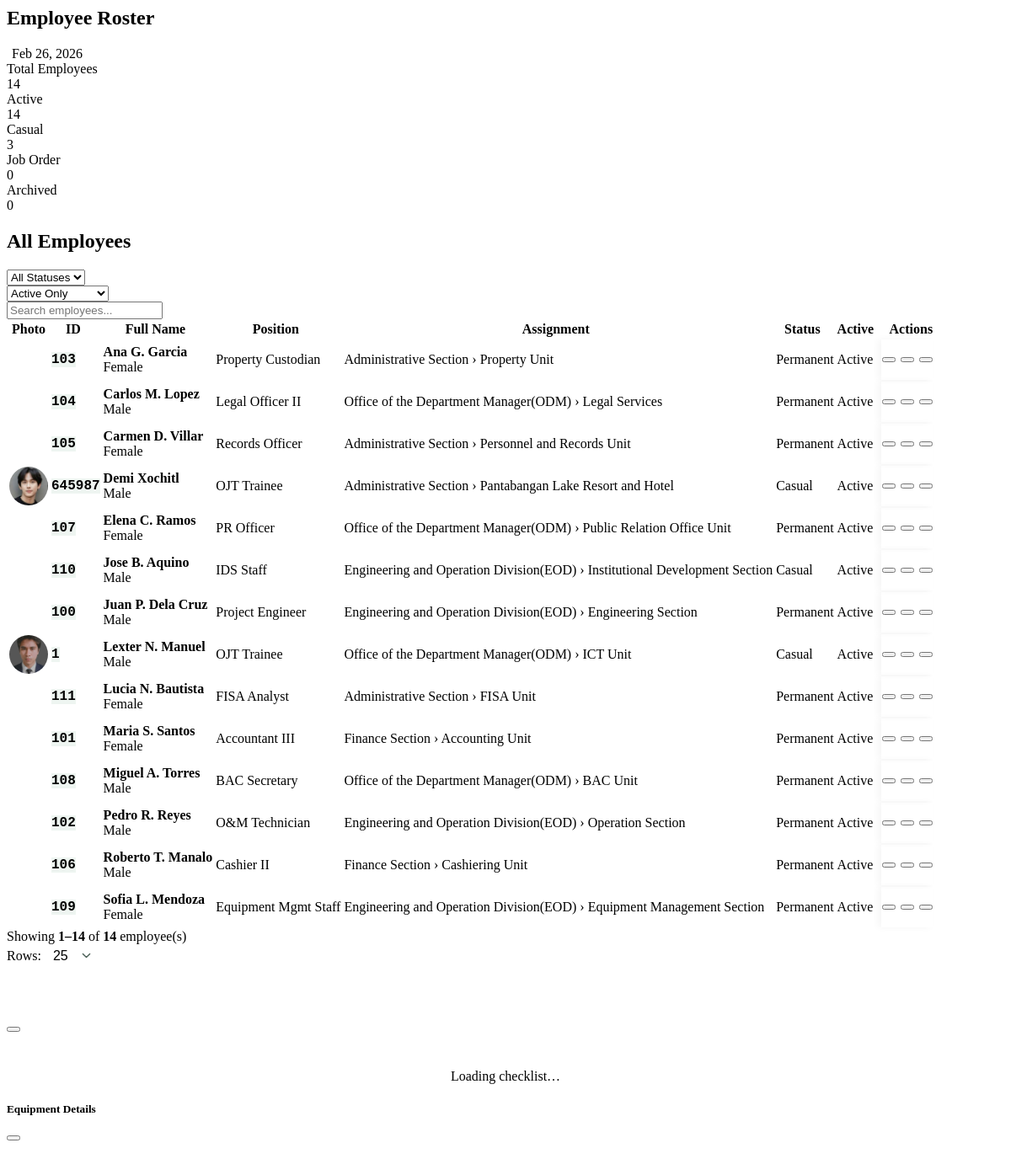
The page /modules/dashboard/roster.php (upper part) on the database as committed earlier.
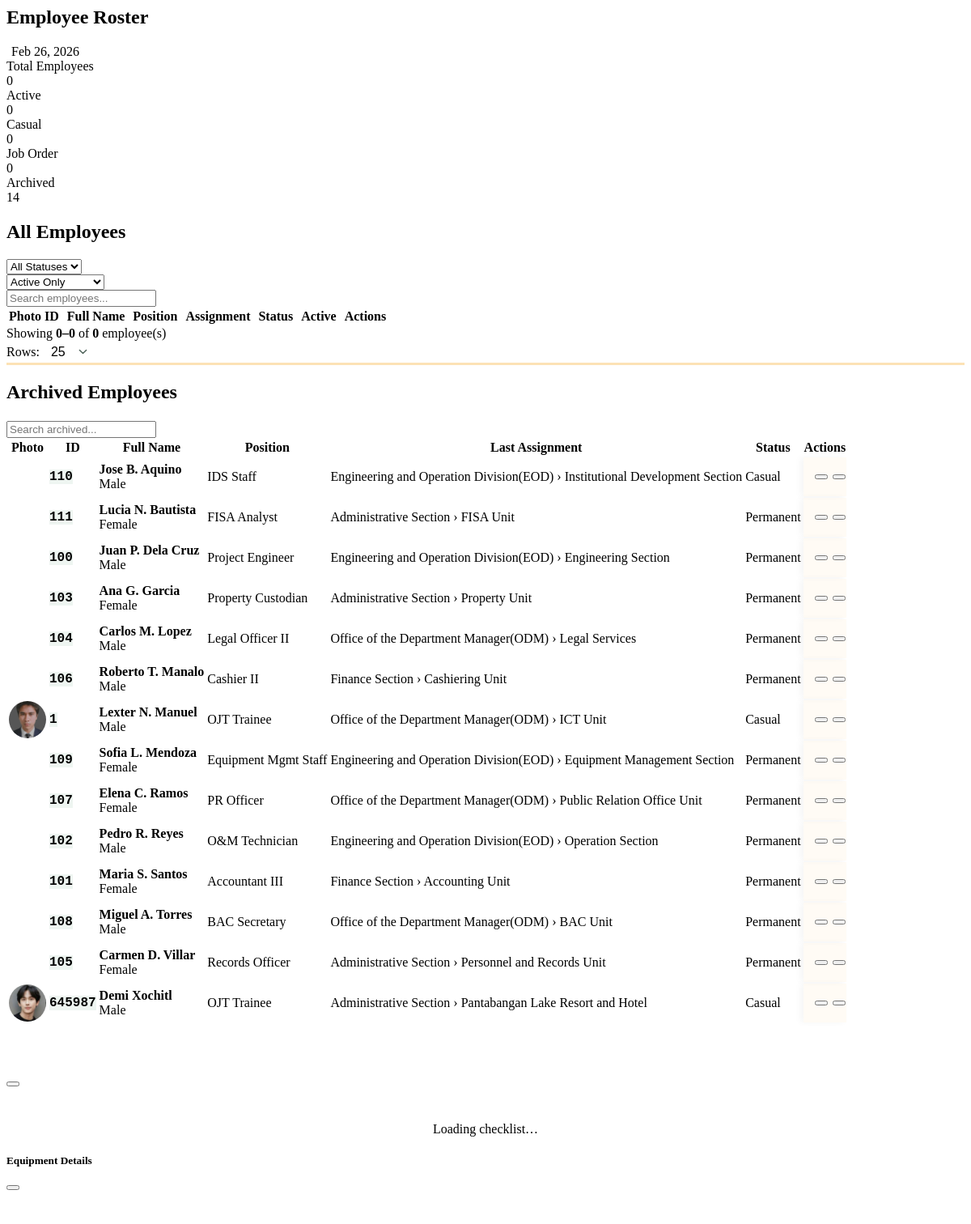
The same page on the database as committed later.
### tables this page shows
CREATE TABLE `tbl_employee` (
  `employeeId` int(11) NOT NULL,
  `firstName` varchar(100) NOT NULL,
  `middleName` varchar(100) DEFAULT NULL,
  `lastName` varchar(100) NOT NULL,
  `suffixName` varchar(50) DEFAULT NULL,
  `position` varchar(100) NOT NULL,
  `birthDate` date NOT NULL,
  `sex` enum('Male','Female','Other') NOT NULL,
  `employmentStatus` enum('Permanent','Casual','Job Order') NOT NULL,
  `photoPath` varchar(255) DEFAULT NULL,
  `location_id` int(11) NOT NULL,
  `createdAt` timestamp NOT NULL DEFAULT current_timestamp(),
  `updatedAt` timestamp NULL DEFAULT NULL ON UPDATE current_timestamp(),
  `is_archive` tinyint(1) NOT NULL DEFAULT 0
);

### modules/dashboard/roster.php (the view, shortened to what the rows shown need)
<?php
$db = Database::getInstance()->getConnection();
$employeeSQL = "
    SELECT
        e.*,
        l.location_name,
        l.location_type_id,
        lt.name AS location_type_name,
        parent_loc.location_name AS parent_location_name,
        (
            (SELECT COUNT(*) FROM tbl_systemunit    WHERE employeeId = e.employeeId) +
            (SELECT COUNT(*) FROM tbl_allinone      WHERE employeeId = e.employeeId) +
            (SELECT COUNT(*) FROM tbl_monitor       WHERE employeeId = e.employeeId) +
            (SELECT COUNT(*) FROM tbl_printer       WHERE employeeId = e.employeeId) +
            (SELECT COUNT(*) FROM tbl_otherequipment WHERE employeeId = e.employeeId) +
            (SELECT COUNT(*) FROM tbl_software      WHERE employeeId = e.employeeId)
        ) AS equipment_count,
        e.is_archive
    FROM tbl_employee e
    LEFT JOIN location l            ON e.location_id = l.location_id
    LEFT JOIN location_type lt      ON l.location_type_id = lt.id
    LEFT JOIN location parent_loc   ON l.parent_location_id = parent_loc.location_id
    ORDER BY e.lastName ASC, e.firstName ASC
";
$allEmployees = $db->query($employeeSQL)->fetchAll(PDO::FETCH_ASSOC);
$employees         = array_values(array_filter($allEmployees, fn($e) => !$e['is_archive']));
$archivedEmployees = array_values(array_filter($allEmployees, fn($e) => (int)$e['is_archive'] === 1));
$archivedCount  = count($archivedEmployees);
?>
<link rel="stylesheet" href="https://cdnjs.cloudflare.com/ajax/libs/cropperjs/1.6.1/cropper.min.css">
<link rel="stylesheet" href="assets/css/roster.css?v=<?php echo time(); ?>">
<link rel="stylesheet" href="assets/css/maintenance-checklist.css?v=<?php echo time(); ?>">
<div id="roster-list-view">
    <div class="page-header">
        <h2 class="page-title"><i class="fas fa-address-book"></i> Employee Roster</h2>
    </div>
    <div class="data-table-container">
        <div class="table-header">
            <h2 class="table-title"><i class="fas fa-list"></i> All Employees</h2>
        </div>
        <div class="data-table responsive-table">
            <table id="rosterTable">
                <thead>
                    <tr>
                        <th class="col-photo">Photo</th>
                        <th class="sortable" data-col="empid">ID <span class="sort-icon"><i class="fas fa-sort"></i></span></th>
                        <th class="sortable" data-col="name">Full Name <span class="sort-icon"><i class="fas fa-sort"></i></span></th>
                        <th class="sortable" data-col="position">Position <span class="sort-icon"><i class="fas fa-sort"></i></span></th>
                        <th class="sortable" data-col="assignment">Assignment <span class="sort-icon"><i class="fas fa-sort"></i></span></th>
                        <th class="sortable" data-col="status">Status <span class="sort-icon"><i class="fas fa-sort"></i></span></th>
                        <th class="sortable" data-col="active">Active <span class="sort-icon"><i class="fas fa-sort"></i></span></th>
                        <th class="col-actions">Actions</th>
                    </tr>
                </thead>
                <tbody id="rosterTableBody">
                    <?php foreach ($employees as $emp):
                        $fullName = trim(implode(' ', array_filter([$emp['firstName'], $emp['middleName'], $emp['lastName'], $emp['suffixName']])));
                        $statusClass = strtolower(str_replace(' ', '-', $emp['employmentStatus']));
                        $isActive = ($emp['equipment_count'] ?? 0) > 0 ? 1 : 0;
                        $locationParts = [];
                        if ($emp['parent_location_name']) $locationParts[] = $emp['parent_location_name'];
                        if ($emp['location_name']) $locationParts[] = $emp['location_name'];
                        $locationBreadcrumb = implode(' › ', $locationParts);
                    ?>
                    <tr data-status="<?php echo htmlspecialchars($emp['employmentStatus']); ?>"
                        data-name="<?php echo strtolower(htmlspecialchars($fullName)); ?>"
                        data-position="<?php echo strtolower(htmlspecialchars($emp['position'])); ?>"
                        data-empid="<?php echo htmlspecialchars($emp['employeeId']); ?>"
                        data-assignment="<?php echo strtolower(htmlspecialchars($locationBreadcrumb)); ?>"
                        data-active="<?php echo $isActive; ?>"
                        class="<?php echo $isActive ? '' : 'row-inactive'; ?>">
                        <td data-label="Photo">
                            <?php if ($emp['photoPath']): ?>
                                <img src="uploads/<?php echo htmlspecialchars($emp['photoPath']); ?>" class="employee-photo-thumb">
                            <?php else: ?>
                                <div class="employee-photo-placeholder"><i class="fas fa-user"></i></div>
                            <?php endif; ?>
                        </td>
                        <td data-label="ID"><span class="emp-id"><?php echo htmlspecialchars($emp['employeeId']); ?></span></td>
                        <td data-label="Name">
                            <div class="emp-name"><?php echo htmlspecialchars($fullName); ?></div>
                            <div class="emp-sex"><?php echo htmlspecialchars($emp['sex']); ?></div>
                        </td>
                        <td data-label="Position"><span class="emp-position"><?php echo htmlspecialchars($emp['position']); ?></span></td>
                        <td data-label="Assignment">
                            <?php if ($locationBreadcrumb): ?>
                                <div class="location-badge"><i class="fas fa-map-marker-alt"></i> <?php echo htmlspecialchars($locationBreadcrumb); ?></div>
                            <?php else: ?>
                                <span class="text-muted">—</span>
                            <?php endif; ?>
                        </td>
                        <td data-label="Status"><span class="status-badge status-<?php echo $statusClass; ?>"><?php echo htmlspecialchars($emp['employmentStatus']); ?></span></td>
                        <td data-label="Active">
                            <span class="active-badge active-badge-<?php echo $isActive ? 'yes' : 'no'; ?>">
                                <?php echo $isActive ? 'Active' : 'Inactive'; ?>
                            </span>
                        </td>
                        <td data-label="Actions">
                            <div class="action-buttons">
                                <button class="btn-action btn-view" onclick="viewEmployee(<?php echo $emp['employeeId']; ?>)" title="View Profile">
                                </button>
                                <button class="btn-action btn-edit" onclick="editEmployee(<?php echo $emp['employeeId']; ?>)" title="Edit Employee">
                                </button>
                                <button class="btn-action btn-archive" onclick="archiveEmployee(<?php echo $emp['employeeId']; ?>, '<?php echo htmlspecialchars(addslashes($fullName)); ?>')" title="Archive Employee">
                                </button>
                            </div>
                        </td>
                    </tr>
                    <?php endforeach; ?>
                </tbody>
            </table>
        </div>
    </div>
    <?php if ($archivedCount > 0): ?>
    <div class="data-table-container archived-section">
        <div class="table-header">
            <h2 class="table-title"><i class="fas fa-archive"></i> Archived Employees <span class="count-badge badge-archive"><?php echo $archivedCount; ?></span></h2>
        </div>
        <div class="data-table responsive-table">
            <table id="archivedTable">
                <thead>
                    <tr>
                        <th class="col-photo">Photo</th>
                        <th>ID</th>
                        <th>Full Name</th>
                        <th>Position</th>
                        <th>Last Assignment</th>
                        <th>Status</th>
                        <th class="col-actions">Actions</th>
                    </tr>
                </thead>
                <tbody id="archivedTableBody">
                    <?php foreach ($archivedEmployees as $emp):
                        $fullName = trim(implode(' ', array_filter([$emp['firstName'], $emp['middleName'], $emp['lastName'], $emp['suffixName']])));
                        $statusClass = strtolower(str_replace(' ', '-', $emp['employmentStatus']));
                        $locationParts = [];
                        if ($emp['parent_location_name']) $locationParts[] = $emp['parent_location_name'];
                        if ($emp['location_name']) $locationParts[] = $emp['location_name'];
                        $locationBreadcrumb = implode(' › ', $locationParts);
                    ?>
                    <tr data-name="<?php echo strtolower(htmlspecialchars($fullName)); ?>"
                        data-empid="<?php echo htmlspecialchars($emp['employeeId']); ?>"
                        class="row-archived">
                        <td data-label="Photo">
                            <?php if ($emp['photoPath']): ?>
                                <img src="uploads/<?php echo htmlspecialchars($emp['photoPath']); ?>" class="employee-photo-thumb">
                            <?php else: ?>
                                <div class="employee-photo-placeholder"><i class="fas fa-user"></i></div>
                            <?php endif; ?>
                        </td>
                        <td data-label="ID"><span class="emp-id"><?php echo htmlspecialchars($emp['employeeId']); ?></span></td>
                        <td data-label="Name">
                            <div class="emp-name"><?php echo htmlspecialchars($fullName); ?></div>
                            <div class="emp-sex"><?php echo htmlspecialchars($emp['sex']); ?></div>
                        </td>
                        <td data-label="Position"><span class="emp-position"><?php echo htmlspecialchars($emp['position']); ?></span></td>
                        <td data-label="Assignment">
                            <?php if ($locationBreadcrumb): ?>
                                <div class="location-badge"><i class="fas fa-map-marker-alt"></i> <?php echo htmlspecialchars($locationBreadcrumb); ?></div>
                            <?php else: ?>
                                <span class="text-muted">—</span>
                            <?php endif; ?>
                        </td>
                        <td data-label="Status"><span class="status-badge status-<?php echo $statusClass; ?>"><?php echo htmlspecialchars($emp['employmentStatus']); ?></span></td>
                        <td data-label="Actions">
                            <div class="action-buttons">
                                <button class="btn-action btn-view" onclick="viewEmployee(<?php echo $emp['employeeId']; ?>)" title="View Profile">
                                </button>
                                <button class="btn-action btn-restore" onclick="restoreEmployee(<?php echo $emp['employeeId']; ?>, '<?php echo htmlspecialchars(addslashes($fullName)); ?>')" title="Restore Employee">
                                </button>
                            </div>
                        </td>
                    </tr>
                    <?php endforeach; ?>
                </tbody>
            </table>
        </div>
    </div>
    <?php endif; ?>
</div>

Rows that differ between the two databases and show on the page:
changed tbl_employee "Jose B. Aquino": moves from the list under "All Employees" to the list under "Archived Employees"
changed tbl_employee "Lucia N. Bautista": moves from the list under "All Employees" to the list under "Archived Employees"
changed tbl_employee "Juan P. Dela Cruz": moves from the list under "All Employees" to the list under "Archived Employees"
changed tbl_employee "Ana G. Garcia": moves from the list under "All Employees" to the list under "Archived Employees"
changed tbl_employee "Carlos M. Lopez": moves from the list under "All Employees" to the list under "Archived Employees"
changed tbl_employee "Roberto T. Manalo": moves from the list under "All Employees" to the list under "Archived Employees"
changed tbl_employee "Lexter N. Manuel": moves from the list under "All Employees" to the list under "Archived Employees"
changed tbl_employee "Sofia L. Mendoza": moves from the list under "All Employees" to the list under "Archived Employees"
changed tbl_employee "Elena C. Ramos": moves from the list under "All Employees" to the list under "Archived Employees"
changed tbl_employee "Pedro R. Reyes": moves from the list under "All Employees" to the list under "Archived Employees"
changed tbl_employee "Maria S. Santos": moves from the list under "All Employees" to the list under "Archived Employees"
changed tbl_employee "Miguel A. Torres": moves from the list under "All Employees" to the list under "Archived Employees"
changed tbl_employee "Carmen D. Villar": moves from the list under "All Employees" to the list under "Archived Employees"
changed tbl_employee "Demi Xochitl": moves from the list under "All Employees" to the list under "Archived Employees"
Other text that changed with them:
$totalEmployees: "14" → "0"
$activeCount: "14" → "0"
$casualCount: "3" → "0"
$archivedCount: "0" → "14"
text written by a page script: "Showing 1–14 of 14 employee(s)" → "Showing 0–0 of 0 employee(s)"
text now shown: "Archived Employees Photo ID Full Name Position Last Assignment Status Actions"
